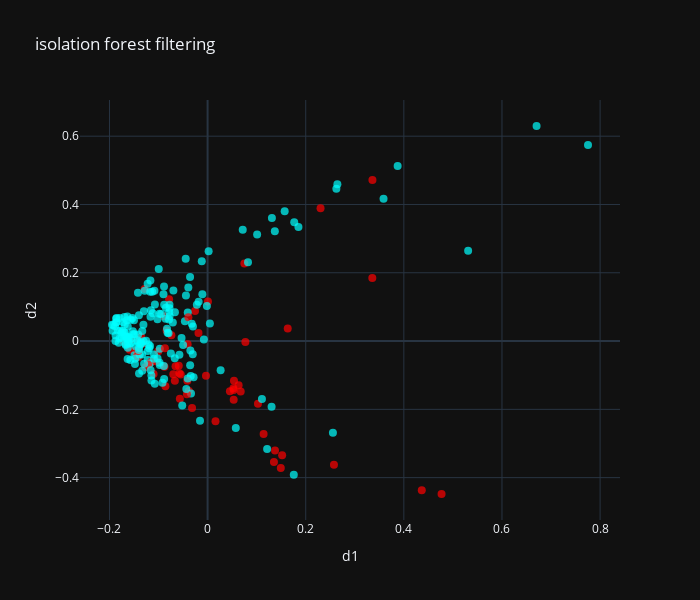

The cell this chart's notebook holds for it:
### Code cell
from sklearn.ensemble import IsolationForest

clf = IsolationForest(random_state=10,contamination=outliers_to_remove)
outliers_mask=clf.fit_predict(X)==-1
render_results(X,y,validate_model,scaler,outliers_mask,"isolation forest filtering")

### Figure 1 — Plotly figure (JSON) as saved in the notebook; plotly's stock layout.template omitted (floating-point values rounded to 4 significant figures; data arrays with more than 128 entries replaced by an {"elided": "..."} marker saying what was removed)
{"data": [{"marker": {"color": {"elided": "242 str values"}, "opacity": 0.7, "size": 8}, "mode": "markers", "type": "scatter", "x": {"elided": "242 float values"}, "y": {"elided": "242 float values"}}], "layout": {"height": 600, "title": {"text": "isolation forest filtering"}, "width": 700, "xaxis": {"title": {"text": "d1"}}, "yaxis": {"title": {"text": "d2"}}}}
